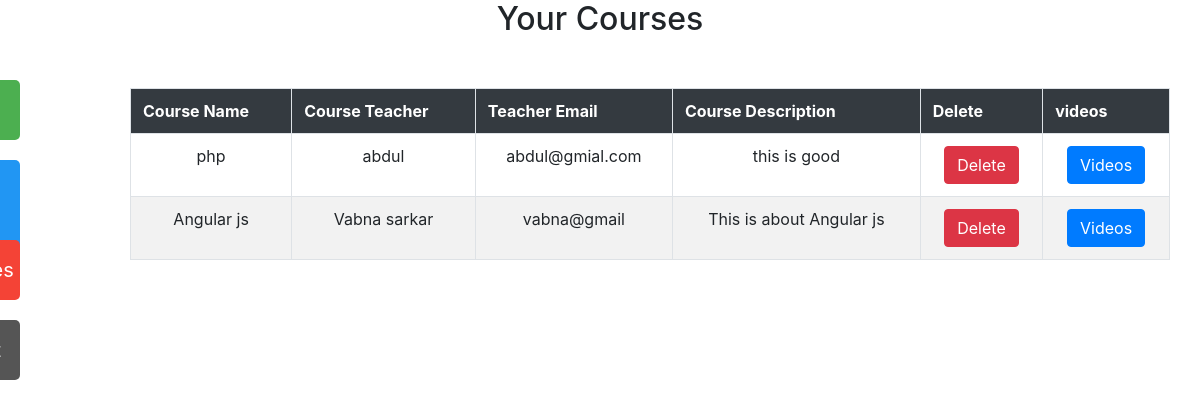
Page /yourcourse.php (signed in) on the committed database.
### tables this page shows
CREATE TABLE `stu_courses` (
  `id` int(11) NOT NULL,
  `course_name` varchar(20) NOT NULL,
  `course_teacher` varchar(20) NOT NULL,
  `teacher_mail` varchar(30) NOT NULL,
  `stu_id` int(11) NOT NULL,
  `course_desc` varchar(100) NOT NULL
);

### yourcourse.php (the view, shortened to what this page needs)
<?php
$id=$_SESSION['id'];
?>
<html>
<head>
  <link rel="stylesheet" href="https://maxcdn.bootstrapcdn.com/bootstrap/4.1.0/css/bootstrap.min.css">
</head>
<body>
  <center><h2>Your Courses</h2></center>
  <div id="mySidenav" class="sidenav">
  <a href="userprofile.php" id="about">Profile</a>
  <a href="yourcourse.php" id="blog">Your course</a>
  <a href="display.php" id="projects">Courses</a>
  <a href="logout.php" id="contact">Logout</a>
  </div>
 <div id="maincontainer">
<div class="container">
<div class="col-lg-12">
<table class="table table-striped table-hover table-bordered">
  <tr class="bg-dark text-white">
  <th> Course Name</th>
  <th> Course Teacher</th>
  <th> Teacher Email</th>
  <th> Course Description</th>
  <th> Delete</th>
  <th> videos</th>
  </tr>
  <?php
  include  'config.php';
   $q="select * from stu_courses where stu_id='$id'";
   $query=mysqli_query($conn,$q);
   while($res=mysqli_fetch_array($query)){
?>
  <tr class="text-center">
      <td><?php echo $res['course_name']; ?></td>
    <td><?php echo $res['course_teacher']; ?></td>
    <td><?php echo $res['teacher_mail']; ?></td>
    <td><?php echo $res['course_desc']; ?></td>
    <td><button class="btn-danger btn"><a href="
    delete.php?id=<?php echo $res['id'];?>" class="
    text-white">Delete</a></button></td>
    <td><button class="btn-primary btn"><a href="
    video.php?id=<?php echo $res['id'];?>" class="
    text-white">Videos</a></button></td>
  </tr>
   <?php } ?>
</table>
</div>
</div>
</div>
</body>
</html>

### yourcourse.php (style rules this page uses)
#maincontainer { margin-left:100px; margin-top:50px; }
#mySidenav a { position: absolute; left: -80px; transition: 0.3s; padding: 15px; width: 100px; text-decoration: none; font-size: 20px; color: white; border-radius: 0 5px 5px 0; }
#about { top: 80px; background-color: #4CAF50; }
#blog { top: 160px; background-color: #2196F3; }
#projects { top: 240px; background-color: #f44336; }
#contact { top: 320px; background-color: #555 }

### rows in the picture
stu_courses: course_name "php", course_teacher "abdul", teacher_mail "abdul@gmial.com", course_desc "this is good"
stu_courses: course_name "Angular js", course_teacher "Vabna sarkar", teacher_mail "vabna@gmail", course_desc "This is about Angular js"
